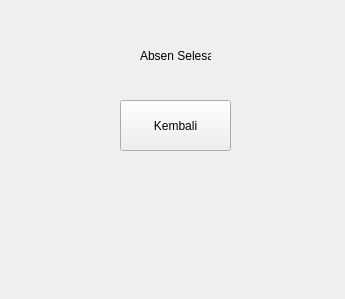
<?xml version="1.0" encoding="UTF-8"?>
<ui version="4.0">
 <class>Form</class>
 <widget class="QWidget" name="Form">
  <property name="geometry">
   <rect>
    <x>0</x>
    <y>0</y>
    <width>345</width>
    <height>299</height>
   </rect>
  </property>
  <property name="windowTitle">
   <string>Form</string>
  </property>
  <widget class="QPushButton" name="KembaliLogin">
   <property name="geometry">
    <rect>
     <x>120</x>
     <y>100</y>
     <width>111</width>
     <height>51</height>
    </rect>
   </property>
   <property name="text">
    <string>Kembali</string>
   </property>
  </widget>
  <widget class="QLabel" name="label_15">
   <property name="geometry">
    <rect>
     <x>140</x>
     <y>40</y>
     <width>71</width>
     <height>31</height>
    </rect>
   </property>
   <property name="text">
    <string>Absen Selesai!</string>
   </property>
  </widget>
 </widget>
 <resources/>
 <connections/>
</ui>
